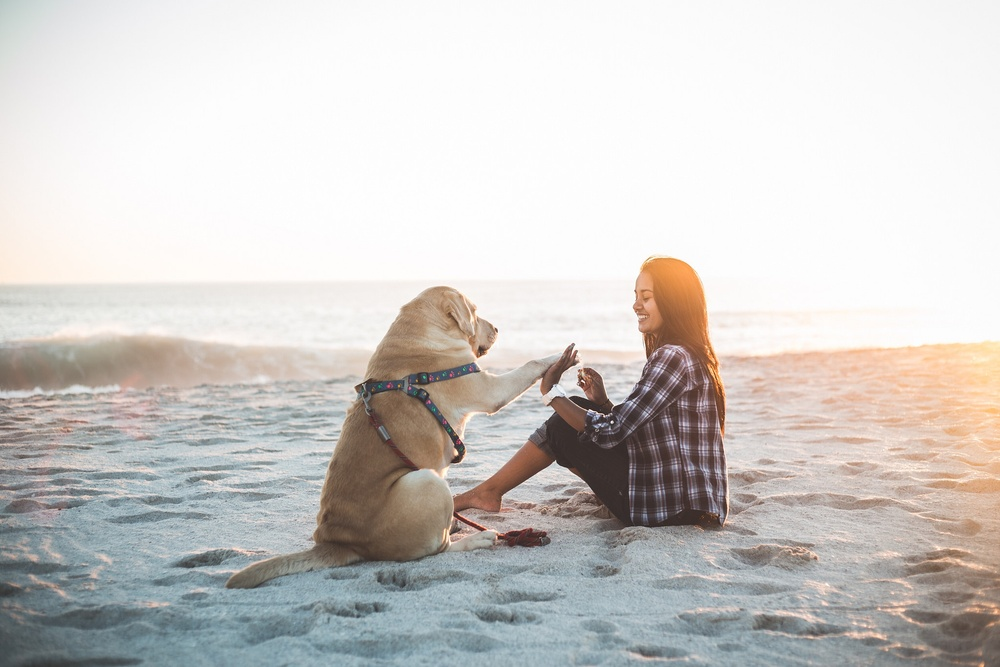
#> input picture generators/demo.jpeg, 1000 x 667 px, shrunk from 2048 x 1365 before the run, found by its file name
$ python text_insert_generator.py   (older library calls are emulated)
#> lines starting #> are read from the running program, lines starting #| are printed output that depends on the picture
from PIL import Image, ImageDraw, ImageFont
import random
import numpy as np

def insert_random_text(image_path, sentence, output_path):
    # Open the image
#> called with image_path = 'generators/demo.jpeg', sentence = 'Happy birthday Junyi and Guanzheng', output_path = 'generators/output_image.jpg'
    image = Image.open(image_path)
#> image is the input picture: PIL image 1000x667 RGB; mean R, G, B 206.3, 203, 200.1
    draw = ImageDraw.Draw(image)

    # Load a font
    try:
        font = ImageFont.truetype("arial.ttf", 40)  # You can adjust font size here
    except IOError:
        font = ImageFont.load_default()  # Fallback if font not found

    # Get the image dimensions
    img_width, img_height = image.size
#> img_width = 1000; img_height = 667

    # Generate random coordinates for text placement
    x = random.randint(0, img_width)
#> x = 864
    y = random.randint(0, img_height)
#> y = 394

    # Get the size of the text box
    text_width, text_height = draw.textsize(sentence, font=font)
#> text_width = 748; text_height = 46

    # Ensure the text doesn't overflow the image boundaries
    x = min(x, img_width - text_width)
#> x = 252
    y = min(y, img_height - text_height)

    # Create a blank image for rotation
    text_img = Image.new('RGBA', (text_width, text_height), (255, 255, 255, 0))
    text_draw = ImageDraw.Draw(text_img)

    # Add the text to the blank image
    text_draw.text((0, 0), sentence, font=font, fill=(255, 0, 0, 255))  # Red text

    # Rotate the text image randomly
    angle = random.randint(0, 360)
    rotated_text_img = text_img.rotate(angle, expand=1)
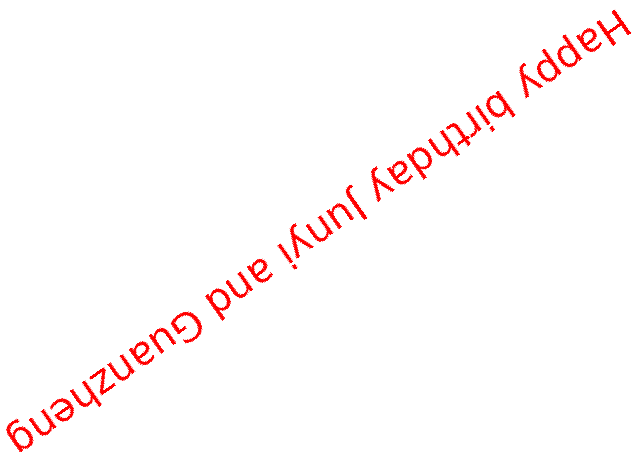
#> rotated_text_img: PIL image 640x468 RGBA; mean R, G, B, A 29.3, 22.6, 22.6, 5.2; transparent parts drawn white

    # Get rotated text dimensions
    rotated_width, rotated_height = rotated_text_img.size
#> rotated_width = 640; rotated_height = 468

    # Adjust random position if rotation causes text to go out of bounds
    x = min(x, img_width - rotated_width)
    y = min(y, img_height - rotated_height)
#> y = 199

    # Paste the rotated text image onto the original image
    image.paste(rotated_text_img, (x, y), rotated_text_img)

    # Save the output image
    image.save(output_path)

# Example usage
image_path = "generators/demo.jpeg"  # Path to your input image
sentence = "Happy birthday Junyi and Guanzheng"  # The sentence to insert
output_path = "generators/output_image.jpg"  # Path to save the output image

insert_random_text(image_path, sentence, output_path)
